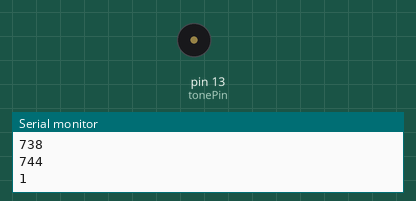
Simulated run of this sketch. Board: Arduino Uno, built with avr-gcc and run on an emulated ATmega328P. Shown: buzzer (waves = sounding), the last lines printed to the serial monitor. Random numbers use the default seed unless the sketch sets one.

Above: at 0.8 s.
At 3.05 s:
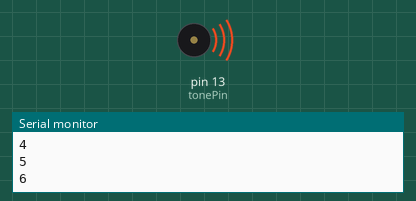
Timing chart, 0 to 3.5 s (numbered marks = the images above):
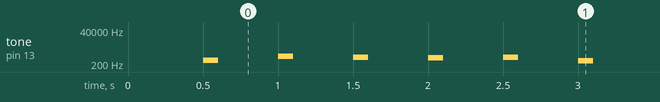

Measured:
- by itself, tone on pin 13 (tonePin): plays 349 Hz for 0.10 s, 673 Hz for 0.10 s, 558 Hz for 0.10 s, 530 Hz for 0.10 s, 572 Hz for 0.10 s, 344 Hz for 0.10 s … (259 notes in this stretch)

The sketch:

toneSequenceMillis.ino
```cpp
int counter = 0;

long pMillis = 0;

int interval = 500;

const int tonePin = 13;

const int seqLength = 100;
int toneSequence[seqLength];

void setup() {
  // put your setup code here, to run once:
  Serial.begin(9600);
  pinMode(tonePin,OUTPUT);

  for(int i = 0; i < seqLength; i++){
      toneSequence[i] = random(300,1000);
      Serial.println(toneSequence[i]);
  }

}

void loop() {
  // put your main code here, to run repeatedly:
  if (millis() - pMillis >= interval) {
    pMillis = millis();
    counter++;
    Serial.println(counter);
    tone(tonePin, toneSequence[counter], 100);
  }

  if(counter >= seqLength){
    counter = 0;
  }


}
```
